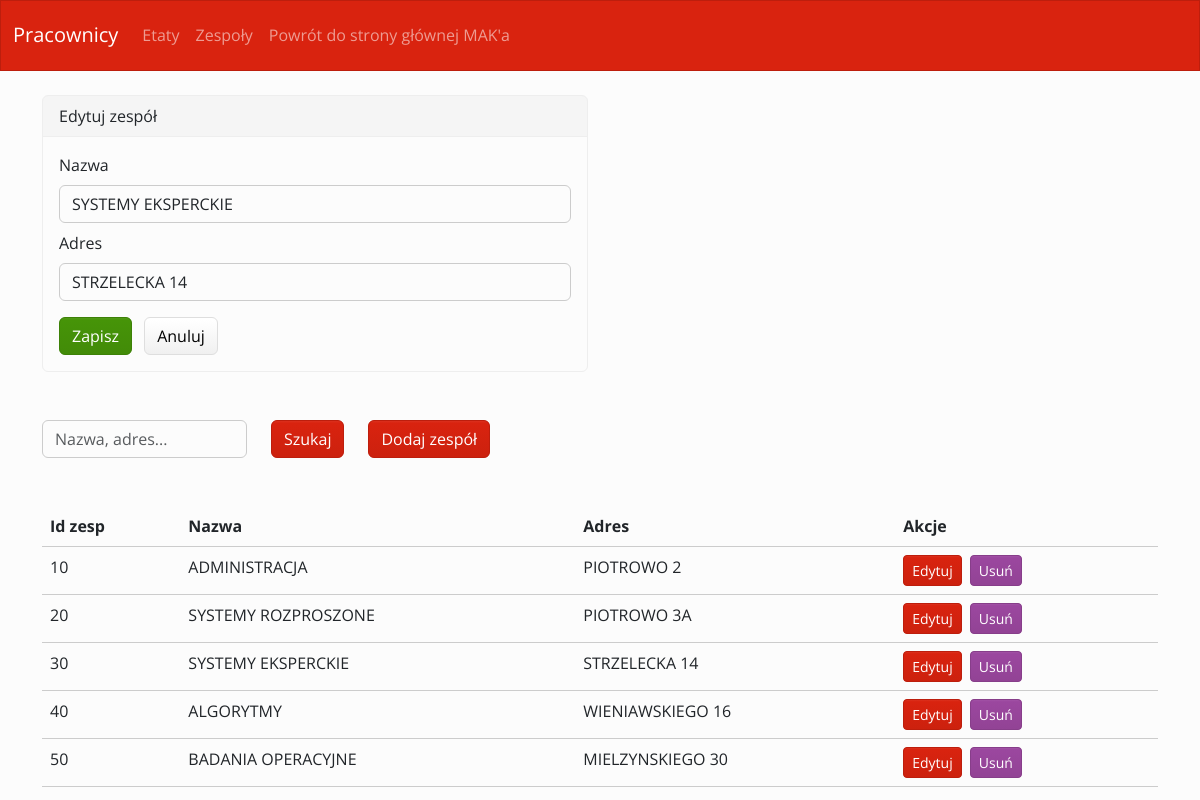
The page /zespoly.php?edit=30 on the database its author committed.
### tables this page shows
CREATE TABLE IF NOT EXISTS `zespoly` (
  `ID_ZESP` int(11) NOT NULL,
  `NAZWA` varchar(20) DEFAULT NULL,
  `ADRES` varchar(20) DEFAULT NULL,
  PRIMARY KEY (`ID_ZESP`)
);

### zespoly.php (the view, shortened to what this page needs)
<?php
require_once 'database.php';
require_once 'functions.php';
$edit_row = null;
if (isset($_GET['edit']) && is_numeric($_GET['edit'])) {
    $e = $pdo->prepare("SELECT * FROM zespoly WHERE ID_ZESP = :id");
    $e->execute([':id' => $_GET['edit']]);
    $edit_row = $e->fetch(PDO::FETCH_ASSOC);
}
?>
<!doctype html>
<html lang="en">
<head>
    <link href="bootstrap/css/bootstrap.min.css" rel="stylesheet">
</head>
<body>
    <?php
    if(isset($_POST['submit']) && $_POST['search']!=''){
        $stmt = $pdo->prepare("SELECT * FROM zespoly WHERE NAZWA LIKE :nazwa OR ADRES LIKE :adres");
        $stmt -> bindValue(':nazwa', '%'.$_POST['search'].'%', PDO::PARAM_STR);
        $stmt -> bindValue(':adres', '%'.$_POST['search'].'%', PDO::PARAM_STR);
        $stmt->execute();
    }
    else{
        $stmt = $pdo->query('SELECT * FROM zespoly');
    }
    ?>
    <div class="container">
        <?php if ($edit_row): ?>
        <div class="row my-4">
            <div class="col-md-6">
                <div class="card">
                    <div class="card-header">Edytuj zespół</div>
                    <div class="card-body">
                        <form method="post" action="">
                            <div class="mb-2"><label class="form-label">Nazwa</label><input type="text" class="form-control" name="nazwa" value="<?= htmlspecialchars($edit_row['NAZWA']) ?>"></div>
                            <div class="mb-2"><label class="form-label">Adres</label><input type="text" class="form-control" name="adres" value="<?= htmlspecialchars($edit_row['ADRES']) ?>"></div>
                            <button type="submit" name="edit_submit" class="btn btn-success mt-2">Zapisz</button>
                            <a href="zespoly.php" class="btn btn-secondary mt-2 ms-2">Anuluj</a>
                        </form>
                    </div>
                </div>
            </div>
        </div>
        <?php endif; ?>
        <form action="" method="post">
        <div class="row my-5">
            <div class="col-auto">
                <input type="text" class="form-control" name="search" placeholder="Nazwa, adres...">
            </div>
            <div class="col-auto">
                <input type="submit" class="btn btn-primary" name="submit" value="Szukaj">
            </div>
            <div class="col-auto">
                <a href="dodaj_zespol.php" class="btn btn-primary">Dodaj zespół</a>
            </div>
        </div>
        </form>
        <div class="row">
            <div class="col-12">
                <table class="table">
                    <thead>
                    <tr>
                        <th>Id zesp</th>
                        <th>Nazwa</th>
                        <th>Adres</th>
                        <th>Akcje</th>
                    </tr>
                    </thead>
                    <tbody>
                    <?php
                    foreach ($stmt as $row){
                        echo '<tr>';
                        echo '<td>'.$row['ID_ZESP'].'</td>';
                        echo '<td>'.$row['NAZWA'].'</td>';
                        echo '<td>'.$row['ADRES'].'</td>';
                        echo '<td>
                            <a href="zespoly.php?edit='.$row['ID_ZESP'].'" class="btn btn-sm btn-primary me-1">Edytuj</a>
                            <a href="zespoly.php?delete='.$row['ID_ZESP'].'" class="btn btn-sm btn-danger" onclick="return confirm(\'Czy na pewno usunąć? Zastanów się dobrze...\')">Usuń</a>
                        </td>';
                        echo '</tr>';
                    }
                    ?>
                    </tbody>
                </table>
            </div>
        </div>
    </div>
</body>
</html>

### rows shown on the page
zespoly: nazwa "SYSTEMY EKSPERCKIE", adres "STRZELECKA 14", ID_ZESP "30", NAZWA "SYSTEMY EKSPERCKIE", ADRES "STRZELECKA 14"
zespoly: ID_ZESP "10", NAZWA "ADMINISTRACJA", ADRES "PIOTROWO 2"
zespoly: ID_ZESP "20", NAZWA "SYSTEMY ROZPROSZONE", ADRES "PIOTROWO 3A"
zespoly: ID_ZESP "40", NAZWA "ALGORYTMY", ADRES "WIENIAWSKIEGO 16"
zespoly: ID_ZESP "50", NAZWA "BADANIA OPERACYJNE", ADRES "MIELZYNSKIEGO 30"
